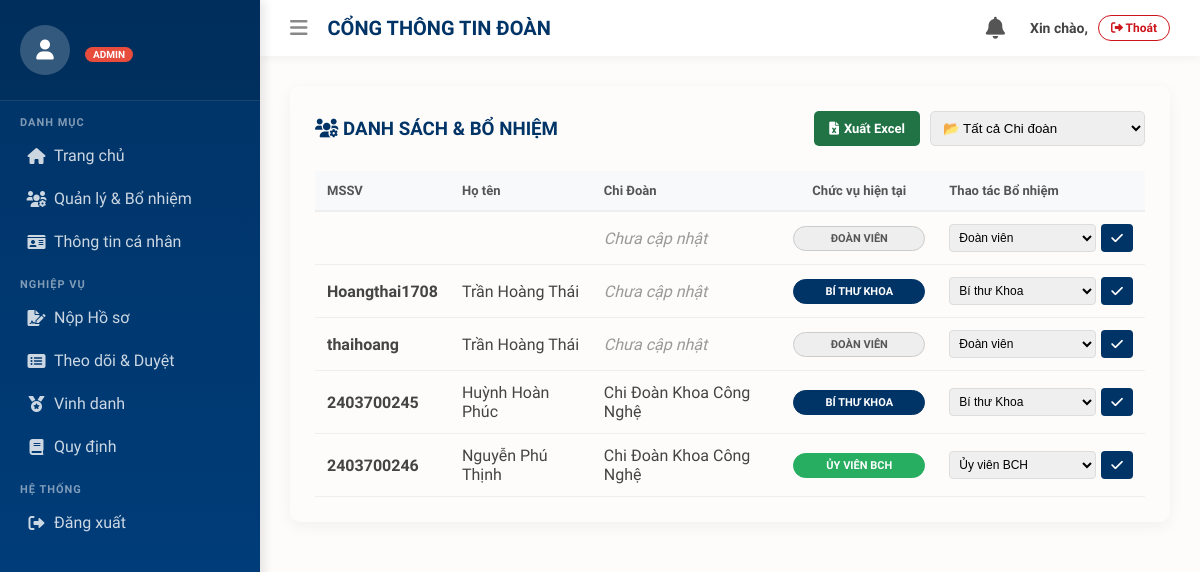
/quan-ly-nhan-su/ (signed in), run on the app's committed database.
### umt_youth_union/models.py (models this page shows, shortened)
class SinhVien(models.Model):
    ma_sinh_vien = models.CharField(max_length=20, unique=True, db_index=True)
    user = models.OneToOneField(User, on_delete=models.CASCADE, null=True, blank=True)
    avatar = models.ImageField(upload_to='avatars/', null=True, blank=True, verbose_name="Ảnh đại diện")
    ma_sinh_vien = models.CharField(max_length=15, unique=True, verbose_name="MSSV")
    ho_ten = models.CharField(max_length=100, verbose_name="Họ và Tên")
    ngay_sinh = models.DateField(null=True, blank=True, verbose_name="Ngày sinh")
    quoc_tich = models.CharField(max_length=50, default="Việt Nam", verbose_name="Quốc tịch")
    email_sv = models.EmailField(max_length=100, verbose_name="Email Sinh viên")
    so_dien_thoai = models.CharField(max_length=15, null=True, blank=True, verbose_name="Số điện thoại")
    dia_chi_thuong_tru = models.TextField(null=True, blank=True, verbose_name="Nơi thường trú")
    dia_chi_tam_tru = models.TextField(null=True, blank=True, verbose_name="Nơi tạm trú")
    truong = models.CharField(max_length=100, default="Đại học Quản lý và Công nghệ TP.HCM (UMT)", verbose_name="Trường")
    khoa_hoc = models.CharField(max_length=20, null=True, blank=True, verbose_name="Khóa học")
    chi_doan_gan_ket = models.ForeignKey(ChiDoan, on_delete=models.SET_NULL, null=True, blank=True, verbose_name="Chi Đoàn")
    CHUC_VU_CHOICES = (
        ('DOAN_VIEN', 'Đoàn viên (Nộp hồ sơ)'),
        ('UY_VIEN', 'Ủy viên (Duyệt Minh chứng)'),
        ('BI_THU_KHOA', 'Bí thư Khoa (Duyệt cấp 1)'),
        ('BI_THU_TRUONG', 'Bí thư Trường (Duyệt cuối)'),
    )
    chuc_vu = models.CharField(max_length=20, choices=CHUC_VU_CHOICES, default='DOAN_VIEN', verbose_name="Chức vụ Đoàn")

class ChiDoan(models.Model):
    ten_chi_doan = models.CharField(max_length=50, unique=True, verbose_name="Tên Chi Đoàn")
    khoa = models.CharField(max_length=100, verbose_name="Khoa/Viện")
    class Meta:
        verbose_name_plural = "0. Danh sách Chi Đoàn"

### umt_youth_union/views.py (the view)
# urls.py: path('quan-ly-nhan-su/', views.quan_ly_nhan_su, name='quan_ly_nhan_su'),
@login_required(login_url='login')
def quan_ly_nhan_su(request):
    if not request.user.is_superuser: return redirect('dashboard')
    danh_sach_sv = SinhVien.objects.all().order_by('chi_doan_gan_ket', 'ho_ten')
    danh_sach_chi_doan = ChiDoan.objects.all()
    chi_doan_id = request.GET.get('chi_doan_id')
    if chi_doan_id: danh_sach_sv = danh_sach_sv.filter(chi_doan_gan_ket_id=chi_doan_id)
    return render(request, 'umt_youth_union/manager/quan_ly_nhan_su.html', {'danh_sach_sv': danh_sach_sv, 'danh_sach_chi_doan': danh_sach_chi_doan})

### umt_youth_union/context_processors.py (called while the page is built)
def thong_bao_chung(request):
    if request.user.is_authenticated:
        thong_baos = ThongBao.objects.filter(nguoi_nhan=request.user).order_by('-ngay_tao')[:10]
        so_chua_xem = ThongBao.objects.filter(nguoi_nhan=request.user, da_xem=False).count()
        return {
            'chung_thong_bao_list': thong_baos,
            'chung_so_thong_bao': so_chua_xem
        }
    return {}

### umt_youth_union/templates/umt_youth_union/manager/quan_ly_nhan_su.html (shortened to what this page needs)
{% extends 'umt_youth_union/base.html' %}
{% block content %}
<div class="card" style="padding: 25px; border-radius: 10px; box-shadow: 0 4px 15px rgba(0,0,0,0.05);">
    <div class="manager-header">
        <h3 style="margin: 0; color: #003366;"><i class="fas fa-users-cog"></i> DANH SÁCH & BỔ NHIỆM</h3>
        <div style="display: flex; gap: 10px;">
            <a href="{% url 'export_excel_nhan_su' %}" class="btn-excel"><i class="fas fa-file-excel"></i> Xuất Excel</a>
            <form method="get">
                <select name="chi_doan_id" onchange="this.form.submit()" style="padding: 8px; border-radius: 5px; border: 1px solid #ddd;">
                    <option value="">📂 Tất cả Chi đoàn</option>
                </select>
            </form>
        </div>
    </div>
    <table style="width: 100%; border-collapse: collapse;">
        <thead>
            <tr style="background: #f8f9fa; color: #555; text-align: left; font-size: 13px;">
                <th style="padding: 12px; border-bottom: 2px solid #eee;">MSSV</th>
                <th style="padding: 12px; border-bottom: 2px solid #eee;">Họ tên</th>
                <th style="padding: 12px; border-bottom: 2px solid #eee;">Chi Đoàn</th>
                <th style="padding: 12px; border-bottom: 2px solid #eee; text-align: center;">Chức vụ hiện tại</th>
                <th style="padding: 12px; border-bottom: 2px solid #eee;">Thao tác Bổ nhiệm</th>
            </tr>
        </thead>
        <tbody>
            {% for sv in danh_sach_sv %}
            <tr style="border-bottom: 1px solid #eee;">
                <td style="padding: 12px; font-weight: bold;">{{ sv.ma_sinh_vien }}</td>
                <td style="padding: 12px;">{{ sv.ho_ten }}</td>
                <td style="padding: 12px;">
                    {% if sv.chi_doan_gan_ket %}{{ sv.chi_doan_gan_ket.ten_chi_doan }}{% else %}<span style="color:#999; font-style:italic;">Chưa cập nhật</span>{% endif %}
                </td>
                <td style="padding: 12px; text-align: center;">
                    {% if sv.chuc_vu == 'BI_THU_TRUONG' %} <span class="badge-role role-truong">Bí thư Trường</span>
                    {% elif sv.chuc_vu == 'PHO_BI_THU_TRUONG' %} <span class="badge-role role-pho-truong">Phó BT Trường</span>
                    {% elif sv.chuc_vu == 'BI_THU_KHOA' %} <span class="badge-role role-khoa">Bí thư Khoa</span>
                    {% elif sv.chuc_vu == 'PHO_BI_THU_KHOA' %} <span class="badge-role role-pho-khoa">Phó BT Khoa</span>
                    {% elif sv.chuc_vu == 'UY_VIEN' %} <span class="badge-role role-uy-vien">Ủy viên BCH</span>
                    {% else %} <span class="badge-role role-doan-vien">Đoàn viên</span>
                    {% endif %}
                </td>
                <td style="padding: 12px;">
                    <form method="post" action="{% url 'bo_nhiem_can_bo' sv.id %}">
                        <div style="display: flex; gap: 5px;">
                            <select name="chuc_vu_moi" class="select-role">
                                <option value="DOAN_VIEN" {% if sv.chuc_vu == 'DOAN_VIEN' %}selected{% endif %}>Đoàn viên</option>
                                <option value="UY_VIEN" {% if sv.chuc_vu == 'UY_VIEN' %}selected{% endif %}>Ủy viên BCH</option>
                                <optgroup label="--- Cấp Khoa ---">
                                    <option value="BI_THU_KHOA" {% if sv.chuc_vu == 'BI_THU_KHOA' %}selected{% endif %}>Bí thư Khoa</option>
                                </optgroup>
                            </select>
                            <button type="submit" style="background: #003366; color: white; border: none; padding: 5px 10px; border-radius: 4px; cursor: pointer;">
                                <i class="fas fa-check"></i>
                            </button>
                        </div>
                    </form>
                </td>
            </tr>
            {% empty %}
            <tr><td colspan="5" style="text-align: center; padding: 20px;">Không tìm thấy sinh viên nào.</td></tr>
            {% endfor %}
        </tbody>
    </table>
</div>
{% endblock %}

### umt_youth_union/templates/umt_youth_union/base.html (style rules this page uses)
body { margin: 0; font-family: 'Segoe UI', Arial, sans-serif; background: #fdfcfb; color: #444; }

### umt_youth_union/templates/umt_youth_union/manager/quan_ly_nhan_su.html (style rules this page uses)
.badge-role { padding: 5px 10px; border-radius: 15px; font-size: 11px; font-weight: bold; text-transform: uppercase; display: inline-block; width: 110px; text-align: center; }
.role-khoa { background: #003366; color: white; border: 1px solid #003366; }
.role-uy-vien { background: #27ae60; color: white; border: 1px solid #27ae60; }
.role-doan-vien { background: #eee; color: #555; border: 1px solid #ccc; }
.manager-header { display: flex; justify-content: space-between; align-items: center; margin-bottom: 25px; }
.btn-excel { background: #217346; color: white; text-decoration: none; padding: 8px 15px; border-radius: 5px; font-weight: bold; font-size: 13px; display: flex; align-items: center; gap: 5px; }
.select-role { padding: 5px; border-radius: 4px; border: 1px solid #ddd; font-size: 12px; }

### data on the page
SinhVien: shows "Chưa cập nhật", chuc_vu "ĐOÀN VIÊN"
SinhVien: ma_sinh_vien "Hoangthai1708", ho_ten "Trần Hoàng Thái", shows "Chưa cập nhật", shows "BÍ THƯ KHOA", chuc_vu_moi "Bí thư Khoa"
SinhVien: ma_sinh_vien "thaihoang", ho_ten "Trần Hoàng Thái", shows "Chưa cập nhật", shows "ĐOÀN VIÊN", chuc_vu_moi "Đoàn viên"
SinhVien: ma_sinh_vien "2403700245", ho_ten "Huỳnh Hoàn Phúc", chi_doan_gan_ket.ten_chi_doan "Chi Đoàn Khoa Công Nghệ", shows "BÍ THƯ KHOA", chuc_vu_moi "Bí thư Khoa"
SinhVien: ma_sinh_vien "2403700246", ho_ten "Nguyễn Phú Thịnh", chi_doan_gan_ket.ten_chi_doan "Chi Đoàn Khoa Công Nghệ", shows "ỦY VIÊN BCH", chuc_vu_moi "Ủy viên BCH"
